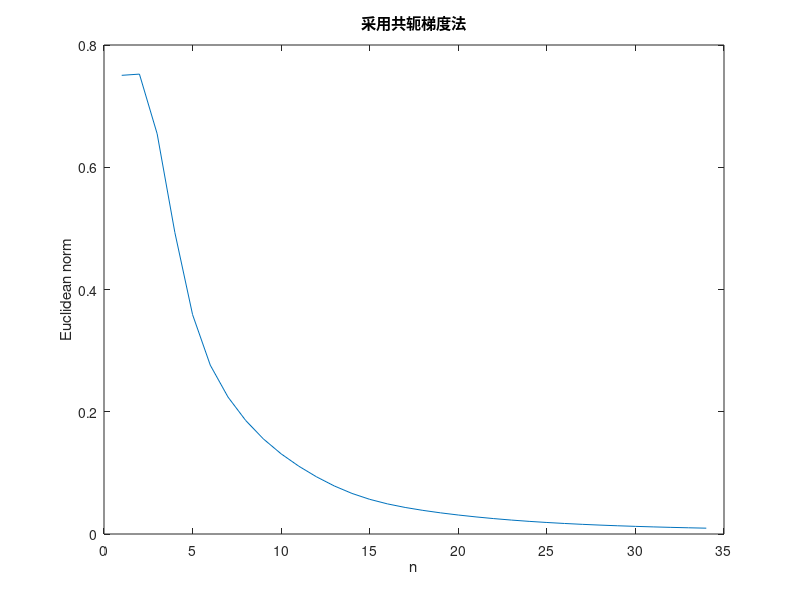

Here is the MATLAB script that generated this plot:
clear;clc;close all;
rng('default');
m=500;n=1000;
a=randn(n,m);
b=sign(rand(m,1)-0.5);
w(1,:)=zeros(1,n);%假设初始的权值
c(1)=1;%初始的C
%第一次沿着负梯度方向搜索

%% %对于w的梯度
temp=0;
for i=1:m       
     temp=temp+(-b(i)*a(:,i)*exp(-b(i)*(w(1,:)*a(:,i)+c(1))))/(1+exp(-b(i)*(w(1,:)*a(:,i)+c(1))));
end
temp=temp./m;%初始点的梯度方向
g(:,1)=temp;
d(:,1)=temp;%初始点的搜索方向
buchang=0.2;
w(2,:)=w(1,:)-buchang*temp';
%% 对于C的梯度
temp0=0;
for i=1:m
    temp0=temp0+(-b(i)*exp(-b(i)*(w(1,:)*a(:,i)+c(1))))/(1+exp(-b(i)*(w(1,:)*a(:,i)+c(1))));
end
temp0=temp0/m;
c_d(1)=temp0;%c点处的梯度
c_g(1)=temp0;
c(2)=c(1)-buchang*c(1);
%% 开始迭代
k=2;
while(norm(temp)>=1e-2)
    temp=0;
    for i=1:m       
     temp=temp+(-b(i)*a(:,i)*exp(-b(i)*(w(k,:)*a(:,i)+c(1))))/(1+exp(-b(i)*(w(k,:)*a(:,i)+c(k))));
    end
    temp=temp/m;
    g(:,k)=temp;
    y(k-1)=norm(temp);
    belta=norm(g(:,k))/norm(g(:,k-1));
    d(:,k)=-temp+belta*d(:,k-1);
    w(k+1,:)=w(k,:)+buchang*d(:,k)';
    temp0=0;
    for i=1:m
        temp0=temp0+(-b(i)*exp(-b(i)*(w(k,:)*a(:,i)+c(k))))/(1+exp(-b(i)*(w(k,:)*a(:,i)+c(k))));
    end
    temp0=temp0/m;
    c_g(k)=temp0;
    c_belta=norm(temp0)/norm(c_g(k-1));
    c_d(k)=-temp0+c_belta*(c_d(k-1));
    c(k+1)=c(k)+buchang*c_d(k);
    k=k+1;
end
plot(y),xlabel('n'),ylabel('Euclidean norm');title('采用共轭梯度法')